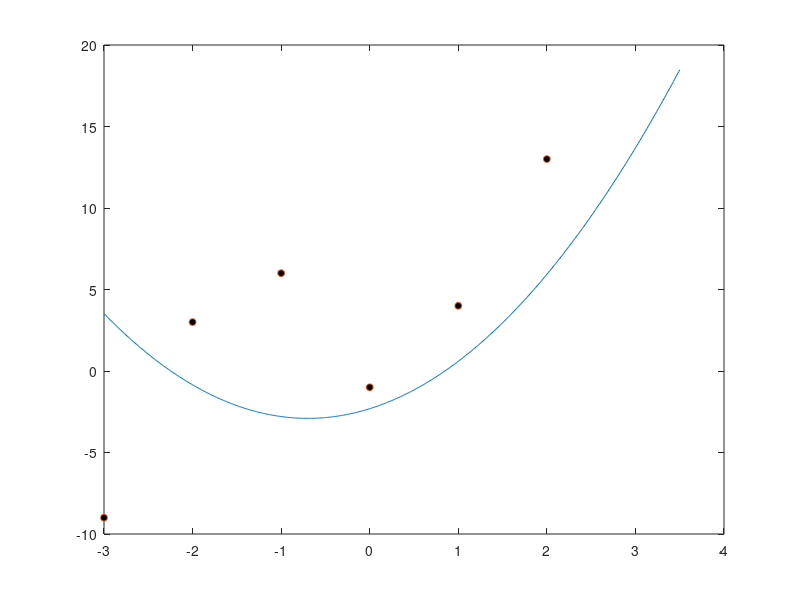

Source code (MATLAB):
% fits a quadratic polynomial to a set of data points (xi, yi) using linear regression and then plots the polynomial along with the data points
xi=[-3:2]'
yi=[-9 3 6 -1 4 13]'
A=[xi.^3 xi.^2 xi ones(6,1)]
b=yi
x=A\b
f = @(t) x(1)*t.^2+x(2)*t+x(3);
t = -3:.01:3.5;
y = f(t);
plot(t,y,xi,yi,'o','MarkerSize',5,'MarkerFaceColor','black')